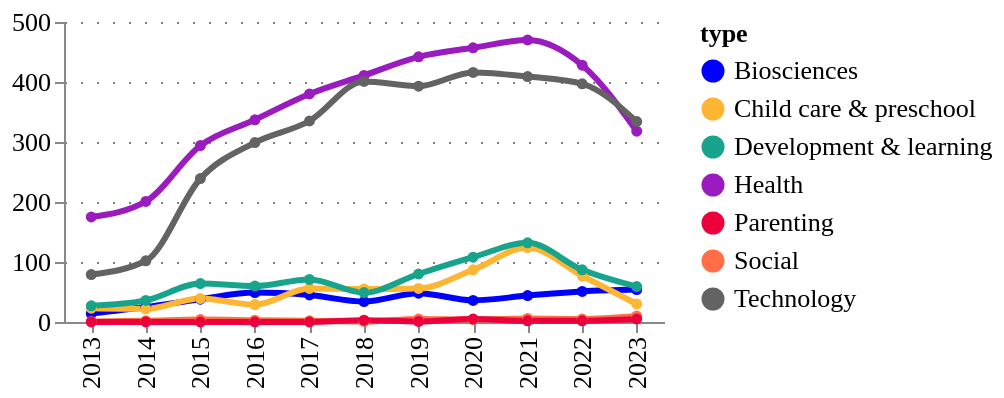

Notebook code for this chart:
### Code cell
fig = pu.ts_smooth(
    ts_df,
    ts_df['type'].unique(),
    variable= "counts",
    variable_title = "",
    category_column = 'type',
    width = 300,
    height = 150,
    legend_orient='right',
)
pu.configure_plots(fig)

### Figure 1 — Vega-Lite specification as saved in the notebook (floating-point values rounded to 4 significant figures)
{"config": {"title": {"font": "Averta", "anchor": "start"}, "subtitle": {"font": "Averta"}, "axis": {"labelFont": "Averta", "titleFont": "Averta", "gridColor": "grey", "gridDash": [1, 7], "labelFontSize": 13, "titleFontSize": 13}, "header": {"labelFont": "Averta", "titleFont": "Averta"}, "legend": {"labelFont": "Averta", "titleFont": "Averta", "labelFontSize": 13, "titleFontSize": 13}, "range": {"category": ["#0000FF", "#FDB633", "#18A48C", "#9A1BBE", "#EB003B", "#FF6E47", "#646363", "#0F294A", "#97D9E3", "#A59BEE", "#F6A4B7", "#D2C9C0", "#FFFFFF", "#000000"], "ordinal": {"scheme": ["#0000FF", "#FDB633", "#18A48C", "#9A1BBE", "#EB003B", "#FF6E47", "#646363", "#0F294A", "#97D9E3", "#A59BEE", "#F6A4B7", "#D2C9C0", "#FFFFFF", "#000000"]}}, "view": {"strokeWidth": 0}}, "data": {"name": "data-3814e4635ac134cdf3d2e30c2a72461e"}, "mark": {"type": "line", "interpolate": "monotone", "point": {"filled": true, "size": 30}, "size": 3, "strokeDash": [0]}, "encoding": {"color": {"field": "type", "legend": {"orient": "right"}, "type": "nominal"}, "tooltip": [{"field": "year", "title": "Year", "type": "ordinal"}, {"field": "type", "type": "nominal"}, {"field": "counts", "format": ".3f", "title": "", "type": "quantitative"}], "x": {"field": "year", "title": "", "type": "ordinal"}, "y": {"field": "counts", "title": "", "type": "quantitative"}}, "height": 150, "title": {"anchor": "start", "text": "", "fontSize": 14, "subtitle": "", "subtitleFont": "Averta", "subtitleFontSize": 13}, "width": 300, "$schema": "https://vega.github.io/schema/vega-lite/v4.17.0.json", "datasets": {"data-3814e4635ac134cdf3d2e30c2a72461e": [{"year": 2013, "type": "Biosciences", "counts": 14.0, "counts_prop": 0.001}, {"year": 2014, "type": "Biosciences", "counts": 25.0, "counts_prop": 0.002}, {"year": 2015, "type": "Biosciences", "counts": 38.0, "counts_prop": 0.003}, {"year": 2016, "type": "Biosciences", "counts": 49.0, "counts_prop": 0.004}, {"year": 2017, "type": "Biosciences", "counts": 45.0, "counts_prop": 0.004}, {"year": 2018, "type": "Biosciences", "counts": 34.0, "counts_prop": 0.003}, {"year": 2019, "type": "Biosciences", "counts": 48.0, "counts_prop": 0.004}, {"year": 2020, "type": "Biosciences", "counts": 36.0, "counts_prop": 0.003}, {"year": 2021, "type": "Biosciences", "counts": 44.0, "counts_prop": 0.004}, {"year": 2022, "type": "Biosciences", "counts": 51.0, "counts_prop": 0.004}, {"year": 2023, "type": "Biosciences", "counts": 54.0, "counts_prop": 0.004}, {"year": 2013, "type": "Child care & preschool", "counts": 23.0, "counts_prop": 0.002}, {"year": 2014, "type": "Child care & preschool", "counts": 22.0, "counts_prop": 0.002}, {"year": 2015, "type": "Child care & preschool", "counts": 39.0, "counts_prop": 0.003}, {"year": 2016, "type": "Child care & preschool", "counts": 29.0, "counts_prop": 0.002}, {"year": 2017, "type": "Child care & preschool", "counts": 56.0, "counts_prop": 0.005}, {"year": 2018, "type": "Child care & preschool", "counts": 55.0, "counts_prop": 0.004}, {"year": 2019, "type": "Child care & preschool", "counts": 56.0, "counts_prop": 0.005}, {"year": 2020, "type": "Child care & preschool", "counts": 87.0, "counts_prop": 0.007}, {"year": 2021, "type": "Child care & preschool", "counts": 124.0, "counts_prop": 0.01}, {"year": 2022, "type": "Child care & preschool", "counts": 77.0, "counts_prop": 0.006}, {"year": 2023, "type": "Child care & preschool", "counts": 30.0, "counts_prop": 0.002}, {"year": 2013, "type": "Development & learning", "counts": 27.0, "counts_prop": 0.002}, {"year": 2014, "type": "Development & learning", "counts": 36.0, "counts_prop": 0.003}, {"year": 2015, "type": "Development & learning", "counts": 64.0, "counts_prop": 0.005}, {"year": 2016, "type": "Development & learning", "counts": 60.0, "counts_prop": 0.005}, {"year": 2017, "type": "Development & learning", "counts": 71.0, "counts_prop": 0.006}, {"year": 2018, "type": "Development & learning", "counts": 49.0, "counts_prop": 0.004}, {"year": 2019, "type": "Development & learning", "counts": 80.0, "counts_prop": 0.006}, {"year": 2020, "type": "Development & learning", "counts": 108.0, "counts_prop": 0.009}, {"year": 2021, "type": "Development & learning", "counts": 132.0, "counts_prop": 0.011}, {"year": 2022, "type": "Development & learning", "counts": 87.0, "counts_prop": 0.007}, {"year": 2023, "type": "Development & learning", "counts": 59.0, "counts_prop": 0.005}, {"year": 2013, "type": "Health", "counts": 175.0, "counts_prop": 0.014}, {"year": 2014, "type": "Health", "counts": 201.0, "counts_prop": 0.016}, {"year": 2015, "type": "Health", "counts": 294.0, "counts_prop": 0.024}, {"year": 2016, "type": "Health", "counts": 337.0, "counts_prop": 0.027}, {"year": 2017, "type": "Health", "counts": 380.0, "counts_prop": 0.031}, {"year": 2018, "type": "Health", "counts": 411.0, "counts_prop": 0.033}, {"year": 2019, "type": "Health", "counts": 442.0, "counts_prop": 0.036}, {"year": 2020, "type": "Health", "counts": 457.0, "counts_prop": 0.037}, {"year": 2021, "type": "Health", "counts": 470.0, "counts_prop": 0.038}, {"year": 2022, "type": "Health", "counts": 428.0, "counts_prop": 0.035}, {"year": 2023, "type": "Health", "counts": 318.0, "counts_prop": 0.026}, {"year": 2013, "type": "Social", "counts": 1.0, "counts_prop": 0.0}, {"year": 2014, "type": "Social", "counts": 2.0, "counts_prop": 0.0}, {"year": 2015, "type": "Social", "counts": 4.0, "counts_prop": 0.0}, {"year": 2016, "type": "Social", "counts": 3.0, "counts_prop": 0.0}, {"year": 2017, "type": "Social", "counts": 2.0, "counts_prop": 0.0}, {"year": 2018, "type": "Social", "counts": 1.0, "counts_prop": 0.0}, {"year": 2019, "type": "Social", "counts": 5.0, "counts_prop": 0.0}, {"year": 2020, "type": "Social", "counts": 4.0, "counts_prop": 0.0}, {"year": 2021, "type": "Social", "counts": 6.0, "counts_prop": 0.0}, {"year": 2022, "type": "Social", "counts": 5.0, "counts_prop": 0.0}, {"year": 2023, "type": "Social", "counts": 10.0, "counts_prop": 0.001}, {"year": 2013, "type": "Technology", "counts": 79.0, "counts_prop": 0.006}, {"year": 2014, "type": "Technology", "counts": 102.0, "counts_prop": 0.008}, {"year": 2015, "type": "Technology", "counts": 239.0, "counts_prop": 0.019}, {"year": 2016, "type": "Technology", "counts": 299.0, "counts_prop": 0.024}, {"year": 2017, "type": "Technology", "counts": 335.0, "counts_prop": 0.027}, {"year": 2018, "type": "Technology", "counts": 401.0, "counts_prop": 0.032}, {"year": 2019, "type": "Technology", "counts": 393.0, "counts_prop": 0.032}, {"year": 2020, "type": "Technology", "counts": 416.0, "counts_prop": 0.034}, {"year": 2021, "type": "Technology", "counts": 409.0, "counts_prop": 0.033}, {"year": 2022, "type": "Technology", "counts": 397.0, "counts_prop": 0.032}, {"year": 2023, "type": "Technology", "counts": 334.0, "counts_prop": 0.027}, {"year": 2013, "type": "Parenting", "counts": 0.0, "counts_prop": 0.0}, {"year": 2014, "type": "Parenting", "counts": 0.0, "counts_prop": 0.0}, {"year": 2015, "type": "Parenting", "counts": 0.0, "counts_prop": 0.0}, {"year": 2016, "type": "Parenting", "counts": 0.0, "counts_prop": 0.0}, {"year": 2017, "type": "Parenting", "counts": 0.0, "counts_prop": 0.0}, {"year": 2018, "type": "Parenting", "counts": 3.0, "counts_prop": 0.0}, {"year": 2019, "type": "Parenting", "counts": 1.0, "counts_prop": 0.0}, {"year": 2020, "type": "Parenting", "counts": 5.0, "counts_prop": 0.0}, {"year": 2021, "type": "Parenting", "counts": 2.0, "counts_prop": 0.0}, {"year": 2022, "type": "Parenting", "counts": 2.0, "counts_prop": 0.0}, {"year": 2023, "type": "Parenting", "counts": 5.0, "counts_prop": 0.0}]}}
